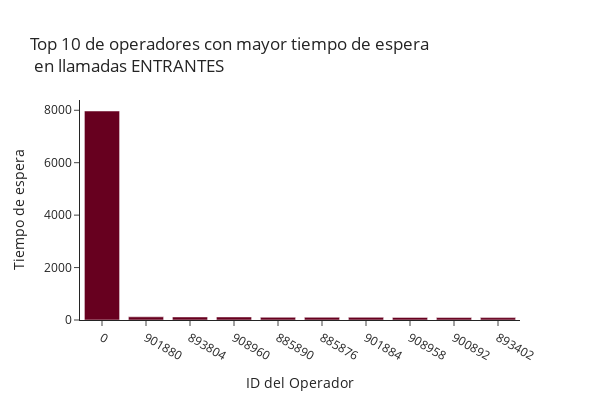

The cell this chart's notebook holds for it:
### Code cell
waiting_time_by_direccion = df_merged[df_merged['direction'] == 'in']
waiting_time_by_direccion = waiting_time_by_direccion.groupby('operator_id').agg({'waiting_time':'count'})
waiting_time_by_direccion  = waiting_time_by_direccion.sort_values(by= 'waiting_time', ascending=False).head(10)
print(waiting_time_by_direccion)

labels = waiting_time_by_direccion .index.to_list()
labels = [str(x) for x in labels]

fig = px.bar(waiting_time_by_direccion , x=labels, y='waiting_time',
            labels={ 'x':'ID del Operador', 'waiting_time':'Tiempo de espera'},
            title='Top 10 de operadores con mayor tiempo de espera <br> en llamadas ENTRANTES',
            color_discrete_sequence=px.colors.sequential.RdBu,
            template='simple_white')

fig.update_layout(width=600, height=400)

plt.tight_layout()
fig.show()

### Figure 1 — Plotly figure (JSON) as saved in the notebook; plotly's stock layout.template omitted (floating-point values rounded to 4 significant figures)
{"data": [{"alignmentgroup": "True", "hovertemplate": "ID del Operador=%{x}<br>Tiempo de espera=%{y}<extra></extra>", "legendgroup": "", "marker": {"color": "rgb(103,0,31)", "pattern": {"shape": ""}}, "name": "", "offsetgroup": "", "orientation": "v", "showlegend": false, "textposition": "auto", "type": "bar", "x": ["0", "901880", "893804", "908960", "885890", "885876", "901884", "908958", "900892", "893402"], "xaxis": "x", "y": [7972, 121, 116, 116, 103, 103, 102, 100, 93, 91], "yaxis": "y"}], "layout": {"barmode": "relative", "height": 400, "legend": {"tracegroupgap": 0}, "title": {"text": "Top 10 de operadores con mayor tiempo de espera <br> en llamadas ENTRANTES"}, "width": 600, "xaxis": {"anchor": "y", "domain": [0, 1], "title": {"text": "ID del Operador"}}, "yaxis": {"anchor": "x", "domain": [0, 1], "title": {"text": "Tiempo de espera"}}}}
